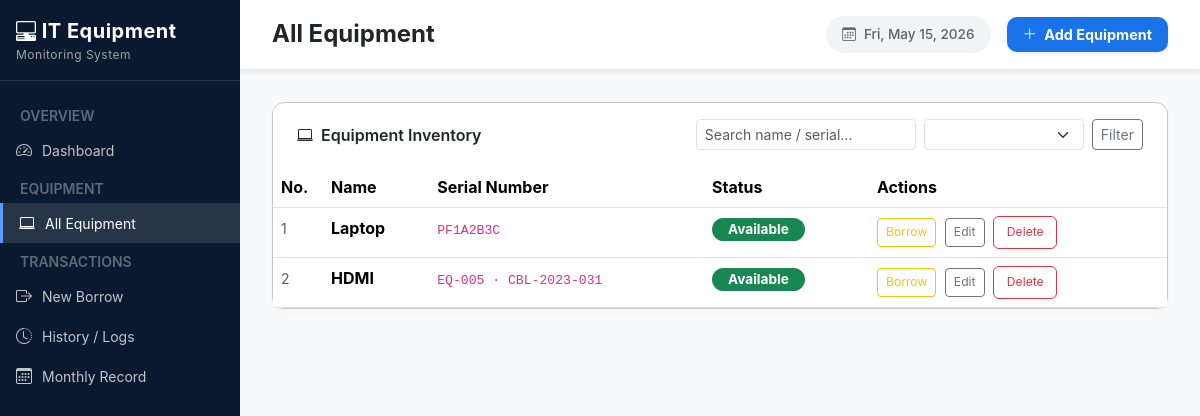
The app's page /equipment/, older data.
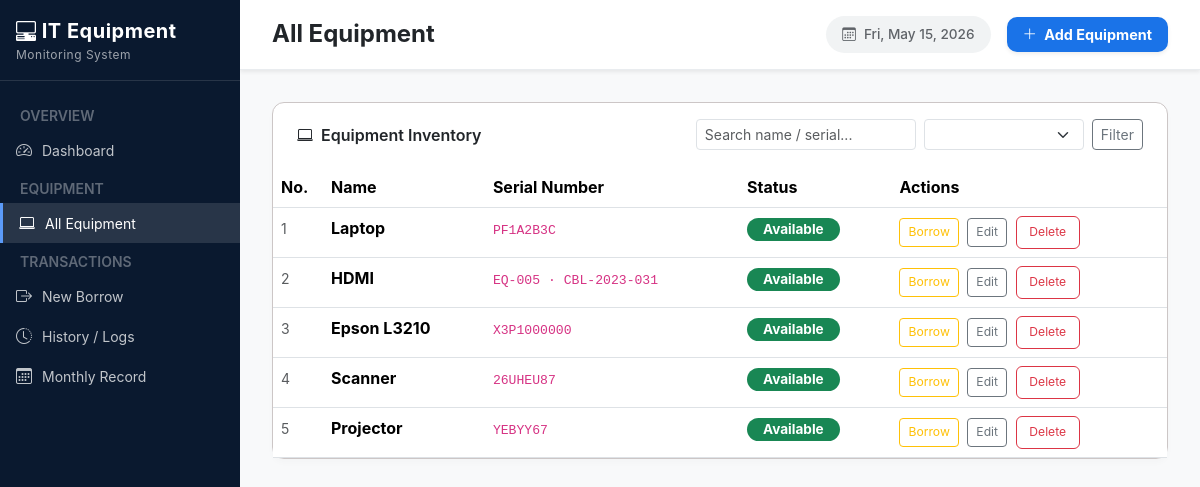
The same page, newer data.
### ems/models.py (models this page shows, shortened)
class Equipment(models.Model):
    STATUS_CHOICES = [
        ('available', 'Available'),
        ('borrowed',  'Borrowed'),
        ('unavailable', 'Not Available'),
    ]
    name = models.CharField(max_length=100)
    serial_number = models.CharField(max_length=100, unique=True)
    category = models.CharField(max_length=100, blank=True)
    status = models.CharField(max_length=20, choices=STATUS_CHOICES, default='available')
    description = models.TextField(blank=True)
    added_at = models.DateTimeField(auto_now_add=True)

### ems/views.py (the view)
# urls.py: path('equipment/', views.all_equipment, name='all_equipment'),
def all_equipment(request):
    qs = Equipment.objects.all()
    q = request.GET.get('q', '')
    status_f = request.GET.get('status', '')
    if q:
        qs = qs.filter(Q(name__icontains=q) | Q(serial_number__icontains=q))
    if status_f:
        qs = qs.filter(status=status_f)
    return render(request, 'ems/all_equipment.html', {'equipments': qs, 'q': q, 'status_f': status_f})

### ems/templates/ems/all_equipment.html (shortened to what this page needs)
{% extends 'ems/base.html' %}
{% block page_title %}All Equipment{% endblock %}
{% block page_action %}
<button type="button" class="btn btn-primary fw-bold shadow-sm" style="background: #1a73e8; border: none; border-radius: 10px; padding: 0.4rem 1rem; font-size: 0.9rem;" data-bs-toggle="modal" data-bs-target="#addEquipmentModal">
   <i class="bi bi-plus-lg me-1"></i> Add Equipment
</button>
{% endblock %}
{% block content %}
<div class="table-card">
    <div class="tc-head d-flex flex-wrap align-items-center gap-2">
        <span><i class="bi bi-laptop me-2"></i>Equipment Inventory</span>
        <form method="get" class="ms-auto d-flex align-items-center gap-2 flex-nowrap" style="min-width:0;">
            <input name="q" value="{{ q }}" class="form-control form-control-sm" style="max-width:220px; min-width:220px;" placeholder="Search name / serial...">
            <select name="status" class="form-select form-select-sm" style="max-width:160px; min-width:160px;">
                <option value="3" {% if status_f == '' %}selected{% endif %}> </option>
                <option value="available" {% if status_f == 'available' %}selected{% endif %}>Available</option>
            </select>
            <button class="btn btn-sm btn-outline-secondary">Filter</button>
        </form>
    </div>
    <table class="table table-hover mb-0">
        <thead>
            <tr>
                <th style="width: 50px;">No.</th>
                <th>Name</th>
                <th>Serial Number</th>
                <th>Status</th>
                <th>Actions</th>
            </tr>
        </thead>
        <tbody>
        {% for eq in equipments %}
        <tr>
            <td style="width: 50px;" class="text-muted"><small>{{ forloop.counter }}</small></td>
            <td><strong>{{ eq.name }}</strong></td>
            <td><code style="font-size:.82rem;">{{ eq.serial_number }}</code></td>
            <td>
                {% if eq.status == 'borrowed' %}
                    <span class="badge rounded-pill px-3" style="background-color: #ffc107; color: #212529; font-weight: bold; font-size: 0.85rem;">
                        Borrowed
                    </span>
                {% elif eq.status == 'available' %}
                    <span class="badge rounded-pill px-3" style="background-color: #198754; color: #ffffff; font-weight: bold; font-size: 0.85rem;">
                        Available
                    </span>
                {% else %}
                    <span class="badge rounded-pill px-3" style="background-color: #ffc107; color: #000; font-weight: bold;">
                        {{ eq.get_status_display }}
                    </span>
                {% endif %}
            </td>
            <td>
                {% if eq.status == 'available' %}
                <a href="{% url 'borrow_create' %}?equipment={{ eq.pk }}" class="btn btn-sm btn-outline-warning" style="font-size:.76rem;">Borrow</a>
                {% endif %}
                <a href="{% url 'equipment_edit' eq.pk %}" class="btn btn-sm btn-outline-secondary ms-1" style="font-size:.76rem;">Edit</a>
                <a href="{% url 'equipment_delete' eq.pk %}" class="btn btn-sm btn-outline-danger ms-1" style="font-size:.76rem;">Delete</a>
            </td>
        </tr>
        {% empty %}
        <tr><td colspan="6" class="text-center text-muted py-4">No equipment found.</td></tr>
        {% endfor %}
        </tbody>
    </table>
</div>
{% endblock %}

Row changes from the older to the newer data that the page shows:
added Equipment: name "Epson L3210", serial_number "X3P1000000", status "Available"
added Equipment: name "Scanner", serial_number "26UHEU87", status "Available"
added Equipment: name "Projector", serial_number "YEBYY67", status "Available"
